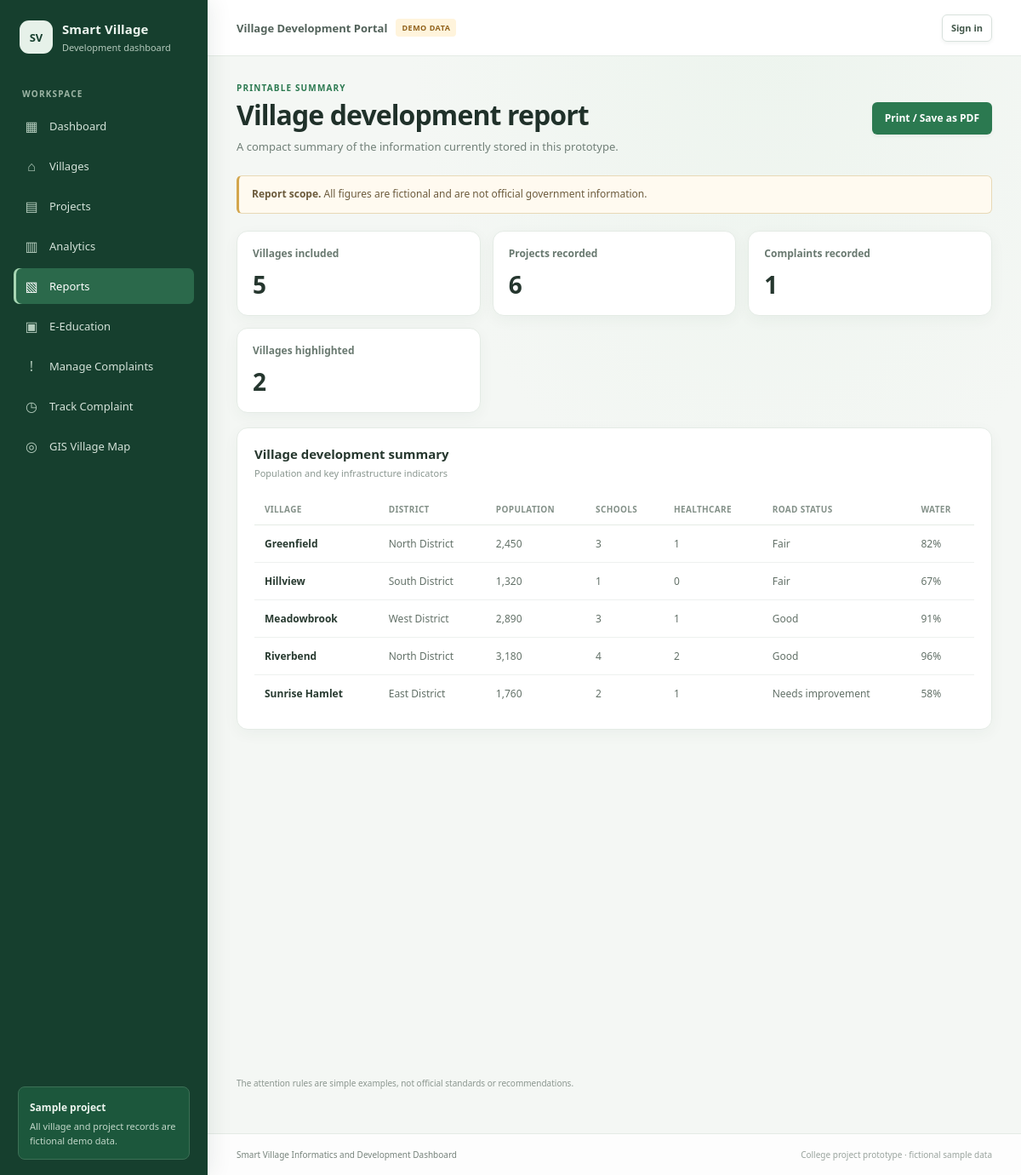
Page /reports on the committed database.
### tables this page shows
CREATE TABLE villages (
            id INTEGER PRIMARY KEY AUTOINCREMENT,
            name TEXT NOT NULL UNIQUE,
            district TEXT NOT NULL,
            population INTEGER NOT NULL CHECK (population >= 0),
            schools INTEGER NOT NULL CHECK (schools >= 0),
            healthcare_centers INTEGER NOT NULL CHECK (healthcare_centers >= 0),
            road_status TEXT NOT NULL,
            water_availability INTEGER NOT NULL CHECK (water_availability BETWEEN 0 AND 100),
            agriculture TEXT NOT NULL
        , latitude REAL CHECK (latitude IS NULL OR latitude BETWEEN -90 AND 90), longitude REAL CHECK (longitude IS NULL OR longitude BETWEEN -180 AND 180), coordinates_verified INTEGER NOT NULL DEFAULT 0 CHECK (coordinates_verified IN (0, 1)));

### app.py (the view)
@app.route("/reports")
def reports():
    db = get_db()
    user = getattr(g, "current_user", None)
    if user is not None and user["role"] == "village_officer":
        village_id = assigned_village_id()
        villages = db.execute(
            "SELECT * FROM villages WHERE id = ? ORDER BY name", (village_id,)
        ).fetchall()
        project_total = db.execute(
            "SELECT COUNT(*) FROM projects WHERE village_id = ?", (village_id,)
        ).fetchone()[0]
        complaint_statuses = db.execute(
            """SELECT status, COUNT(*) AS total FROM complaints
               WHERE village_id = ? GROUP BY status""",
            (village_id,),
        ).fetchall()
    else:
        villages = db.execute("SELECT * FROM villages ORDER BY name").fetchall()
        project_total = db.execute("SELECT COUNT(*) FROM projects").fetchone()[0]
        complaint_statuses = db.execute(
            "SELECT status, COUNT(*) AS total FROM complaints GROUP BY status"
        ).fetchall()
    complaint_total = sum(row["total"] for row in complaint_statuses)
    attention_villages = [
        village for village in villages
        if village["water_availability"] < 70 or village["road_status"] == "Needs improvement"
    ]
    return render_template(
        "reports.html",
        villages=villages,
        project_total=project_total,
        complaint_total=complaint_total,
        complaint_statuses=complaint_statuses,
        attention_villages=attention_villages,
    )

### app.py (called while the page is built, shortened)
def get_db():
    if "db" not in g:
        g.db = sqlite3.connect(app.config["DATABASE"])
        g.db.row_factory = sqlite3.Row
        g.db.execute("PRAGMA foreign_keys = ON")
    return g.db

@app.before_request
def protect_post_requests():
    user_id = session.get("user_id")
    g.current_user = None
    session.setdefault("_csrf_token", secrets.token_urlsafe(32))
    if request.method in ("POST", "PUT", "PATCH", "DELETE"):
        submitted_token = request.form.get("_csrf_token", "") or request.headers.get(
            "X-CSRF-Token", ""
        )
        if not compare_digest(session["_csrf_token"], submitted_token):
            abort(400, description="The form security token is missing or invalid. Please reload and try again.")

@app.context_processor
def inject_template_helpers():
    return {
        "csrf_token": lambda: session.get("_csrf_token", ""),
        "current_user": getattr(g, "current_user", None),
    }

### templates/reports.html (shortened to what this page needs)
{% extends "base.html" %}
{% block content %}
<div class="page-heading no-print"><div><p class="eyebrow">PRINTABLE SUMMARY</p><h1>{% if current_user and current_user.role == 'village_officer' %}{{ villages[0].name }} development report{% else %}Village development report{% endif %}</h1><p class="muted">{% if current_user and current_user.role == 'village_officer' %}A report using records for your assigned village only.{% else %}A compact summary of the information currently stored in this prototype.{% endif %}</p></div><button class="button button-primary" type="button" data-print>Print / Save as PDF</button></div>
<div class="notice no-print"><strong>Report scope.</strong> {% if current_user and current_user.role == 'village_officer' %}Only {{ villages[0].name }} records are included.{% else %}All figures are fictional and are not official government information.{% endif %}</div>
<section class="report-summary">
  <article class="stat-card"><span class="stat-label">Villages included</span><strong>{{ villages|length }}</strong></article>
  <article class="stat-card"><span class="stat-label">Projects recorded</span><strong>{{ project_total }}</strong></article>
  <article class="stat-card"><span class="stat-label">Complaints recorded</span><strong>{{ complaint_total }}</strong></article>
  <article class="stat-card"><span class="stat-label">Villages highlighted</span><strong>{{ attention_villages|length }}</strong></article>
</section>
<section class="panel"><div class="panel-heading"><div><h2>Village development summary</h2><p>Population and key infrastructure indicators</p></div></div><div class="table-scroll"><table><thead><tr><th>Village</th><th>District</th><th>Population</th><th>Schools</th><th>Healthcare</th><th>Road status</th><th>Water</th></tr></thead><tbody>{% for village in villages %}<tr><td class="cell-strong">{{ village.name }}</td><td>{{ village.district }}</td><td>{{ "{:,}".format(village.population) }}</td><td>{{ village.schools }}</td><td>{{ village.healthcare_centers }}</td><td>{{ village.road_status }}</td><td>{{ village.water_availability }}%</td></tr>{% else %}<tr><td colspan="7" class="empty-state">No village records are available for this report.</td></tr>{% endfor %}</tbody></table></div></section>
<p class="small-note">The attention rules are simple examples, not official standards or recommendations.</p>
{% endblock %}

### static/css/style.css (style rules this page uses)
:root { --green-900: #174b35; --green-800: #206344; --green-700: #28764f; --green-100: #e9f3ec; --ink: #20312a; --muted: #718078; --line: #e5ebe7; --surface: #fff; --background: #f5f7f5; --red: #b84238; font-family: "Segoe UI", Arial, sans-serif; color: var(--ink); background: var(--background); font-synthesis: none; }
* { box-sizing: border-box; }
body { margin: 0; min-width: 320px; background: var(--background); font-size: 14px; }
button, input, select { font: inherit; }
button, a, input, select { -webkit-tap-highlight-color: transparent; }
.page-heading { display: flex; align-items: center; justify-content: space-between; gap: 20px; margin-bottom: 22px; }
.page-heading h1, .login-intro h1 { margin: 3px 0 7px; font-size: clamp(25px, 3vw, 32px); letter-spacing: -.75px; }
.eyebrow { margin: 0; color: var(--green-700); font-size: 10px; font-weight: 800; letter-spacing: 1.15px; }
.muted { color: var(--muted); }
.page-heading .muted { margin: 0; font-size: 13px; }
.notice { margin-bottom: 20px; padding: 12px 15px; border: 1px solid #e8d9b6; border-left: 3px solid #d3a64d; border-radius: 6px; background: #fffaf0; color: #6c5b3d; font-size: 12px; line-height: 1.55; }
.stat-card { position: relative; display: flex; min-height: 140px; flex-direction: column; align-items: flex-start; padding: 17px 18px; border: 1px solid var(--line); border-radius: 9px; background: var(--surface); box-shadow: 0 2px 7px rgba(23,75,53,.025); }
.stat-card > strong { margin-top: auto; color: #25362e; font-size: 28px; line-height: 1.2; }
.stat-label { color: #697970; font-size: 12px; font-weight: 600; }
.panel { margin-bottom: 18px; padding: 20px; border: 1px solid var(--line); border-radius: 9px; background: var(--surface); box-shadow: 0 2px 7px rgba(23,75,53,.025); }
.panel h2 { margin: 0; color: #26372e; font-size: 15px; }
.panel-heading { display: flex; align-items: flex-start; justify-content: space-between; gap: 12px; margin-bottom: 17px; }
.panel-heading p { margin: 5px 0 0; color: #89968f; font-size: 11px; }
.table-scroll { width: 100%; overflow-x: auto; }
table { width: 100%; border-collapse: collapse; text-align: left; white-space: nowrap; }
th { padding: 11px 12px; border-bottom: 1px solid var(--line); color: #849189; font-size: 10px; font-weight: 700; letter-spacing: .35px; text-transform: uppercase; }
td { padding: 13px 12px; border-bottom: 1px solid #eef1ef; color: #637168; font-size: 12px; }
tbody tr:last-child td { border-bottom: 0; }
.cell-strong { color: #283a30; font-weight: 650; }
.button { display: inline-flex; min-height: 38px; align-items: center; justify-content: center; gap: 6px; padding: 0 14px; border: 1px solid transparent; border-radius: 6px; cursor: pointer; font-size: 12px; font-weight: 650; transition: background .15s ease, border .15s ease; }
.button-primary { background: var(--green-700); color: #fff; }
.small-note { color: #8b968f; font-size: 10px; line-height: 1.55; }
.report-summary { display: grid; grid-template-columns: repeat(3, 1fr); gap: 14px; margin-bottom: 17px; }
.report-summary .stat-card { min-height: 100px; }
.report-summary .stat-card > strong { margin-top: 12px; }
:root { --green-900: #163f2e; --green-800: #205c3e; --green-700: #2b7950; --green-100: #eaf4ec; --ink: #20312a; --muted: #718078; --line: #e4ebe5; --surface: #fff; --background: #f4f7f4; scroll-behavior: smooth; }
body { background: radial-gradient(ellipse at 75% 0%, rgba(221, 238, 224, .32), transparent 33%), var(--background); }
.page-heading { margin-bottom: 25px; }
.page-heading h1, .login-intro h1 { font-weight: 720; letter-spacing: -.9px; }
.stat-card, .detail-card, .panel { border-radius: 13px; box-shadow: 0 5px 18px rgba(27, 66, 43, .045); }
.stat-card { overflow: hidden; transition: transform .22s ease, box-shadow .22s ease, border-color .22s ease; }
.panel { transition: box-shadow .2s ease, border-color .2s ease; }
.button { position: relative; overflow: hidden; box-shadow: 0 2px 4px rgba(28, 74, 46, .06); transition: background .2s ease, border-color .2s ease, color .2s ease, transform .15s ease, box-shadow .2s ease; }
.table-scroll { border-radius: 8px; }
tbody tr { transition: background .16s ease; }
.is-visible { animation: fade-up .5s ease both; animation-delay: var(--reveal-delay, 0ms); }
.stat-card-enter { animation: fade-up .48s ease both; animation-delay: var(--card-delay, 0ms); }

### rows in the picture
villages: name "Greenfield", district "North District", population "2,450", schools "3", healthcare_centers "1", road_status "Fair", water_availability "82"
villages: name "Hillview", district "South District", population "1,320", schools "1", healthcare_centers "0", road_status "Fair", water_availability "67"
villages: name "Meadowbrook", district "West District", population "2,890", schools "3", healthcare_centers "1", road_status "Good", water_availability "91"
villages: name "Riverbend", district "North District", population "3,180", schools "4", healthcare_centers "2", road_status "Good", water_availability "96"
villages: name "Sunrise Hamlet", district "East District", population "1,760", schools "2", healthcare_centers "1", road_status "Needs improvement", water_availability "58"

### other values in the picture
{{ villages|length }} "5"
{{ project_total }} "6"
{{ complaint_total }} "1"
{{ attention_villages|length }} "2"
